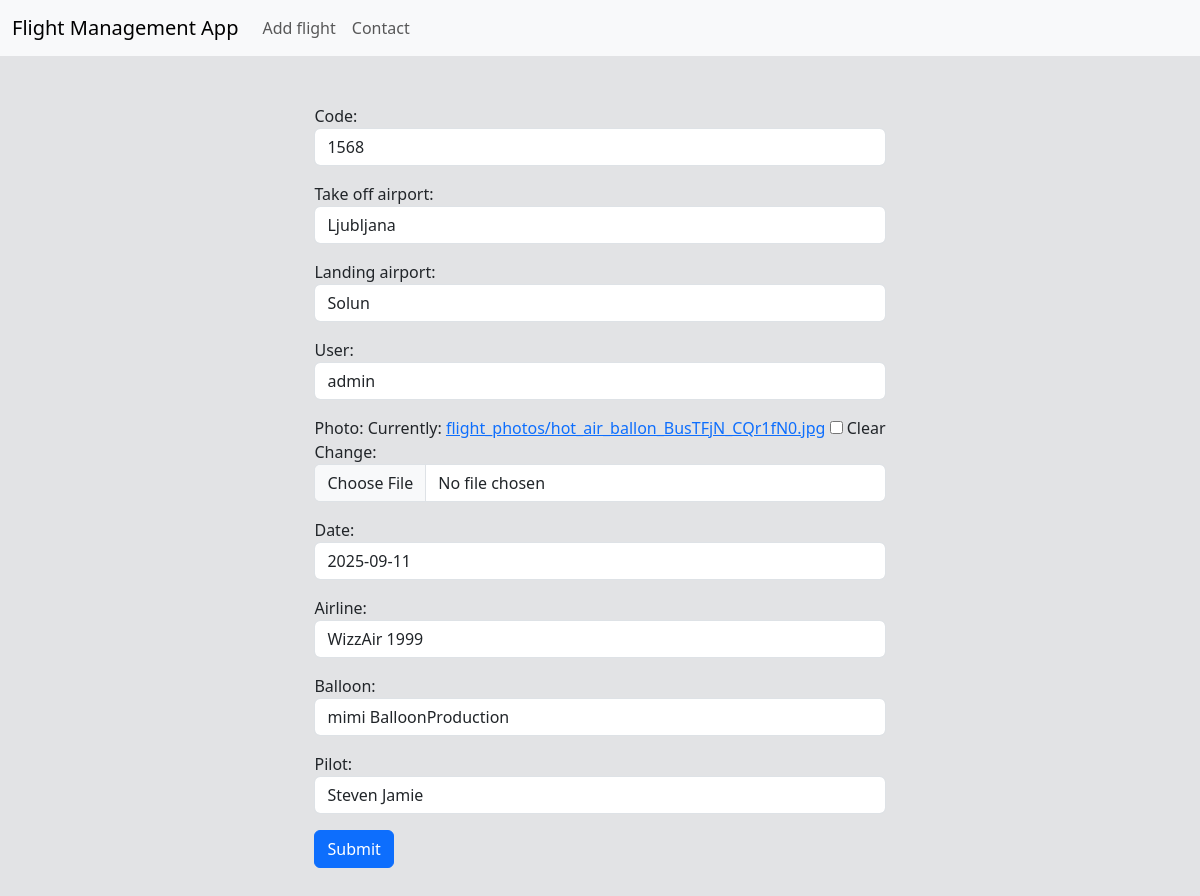
The page /edit-flight/4 on the database its author committed.
### flight/models.py (models this page shows, shortened)
class Flight(models.Model):
    code = models.CharField(max_length=100, unique=True)
    take_off_airport = models.CharField(max_length=100, null=True, blank=True)
    landing_airport = models.CharField(max_length=100, null=True, blank=True)
    user = models.ForeignKey(User, on_delete=models.CASCADE, null=True, blank=True)
    photo = models.ImageField(upload_to="flight_photos/", null=True, blank=True)
    date = models.DateField(null=True, blank=True)
    airline = models.ForeignKey(Airline, on_delete=models.CASCADE)
    balloon = models.ForeignKey(Balloon, on_delete=models.CASCADE)
    pilot = models.ForeignKey(Pilot, on_delete=models.CASCADE)

### flight/views.py (the view)
# urls.py: path('edit-flight/<flight_id>', flightViews.edit_flight, name='edit-flight'),
def edit_flight(request, flight_id):
    flight = get_object_or_404(Flight, pk=flight_id)
    if request.method == 'POST':
        form = FlightForm(request.POST, request.FILES, instance=flight)
        if form.is_valid():
            form.save()
        return redirect('index')
    form = FlightForm(instance=flight)
    return render(request, "edit_flight.html", context={'form': form, 'flight_id': flight_id})

### flight/forms.py
class FlightForm(forms.ModelForm):
    def __init__(self, *args ,**kwargs):
        super(FlightForm, self).__init__(*args, **kwargs)
        for field_name, field in self.fields.items():
            if not isinstance(field.widget, forms.CheckboxInput):
                field.widget.attrs['class'] = 'form-control'
    class Meta:
        model = Flight
        fields = "__all__"

### flight/models.py (called while the page is built)
    def __str__(self):
        return f"{self.name} {self.surname}"

    def __str__(self):
        return f"{self.name} {self.manufacturer}"

    def __str__(self):
        return f"{self.name} {self.year_founded}"

### flight/templates/edit_flight.html (shortened to what this page needs)
{% load static %}
<!DOCTYPE html>
<html lang="en">
<head>
    <link rel="stylesheet" href="{% static 'bootstrap/css/bootstrap.css' %}"/>
</head>
<body>
<nav class="navbar navbar-expand-lg bg-body-tertiary">
  <div class="container-fluid">
    <a class="navbar-brand" href="/index">Flight Management App</a>
    <div class="collapse navbar-collapse" id="navbarNav">
      <ul class="navbar-nav">
        <li class="nav-item">
          <a class="nav-link" aria-current="page" href="/add-flight">Add flight</a>
        </li>
          <li class="nav-item">
          <a class="nav-link" aria-current="page" href="/contact">Contact</a>
        </li>
      </ul>
    </div>
  </div>
</nav>
<div class="py-5 d-flex justify-content-center bg-secondary-subtle">
    <form method="post" action="{% url 'edit-flight' flight_id %}" enctype="multipart/form-data">
        {{ form.as_p }}
        <button class="btn btn-primary" type="submit">Submit</button>
    </form>
</div>
</body>
</html>

### rows shown on the page
Flight: code "1568", take_off_airport "Ljubljana", landing_airport "Solun", user "admin", date "2025-09-11", airline "WizzAir 1999", balloon "mimi BalloonProduction", pilot "Steven Jamie"
